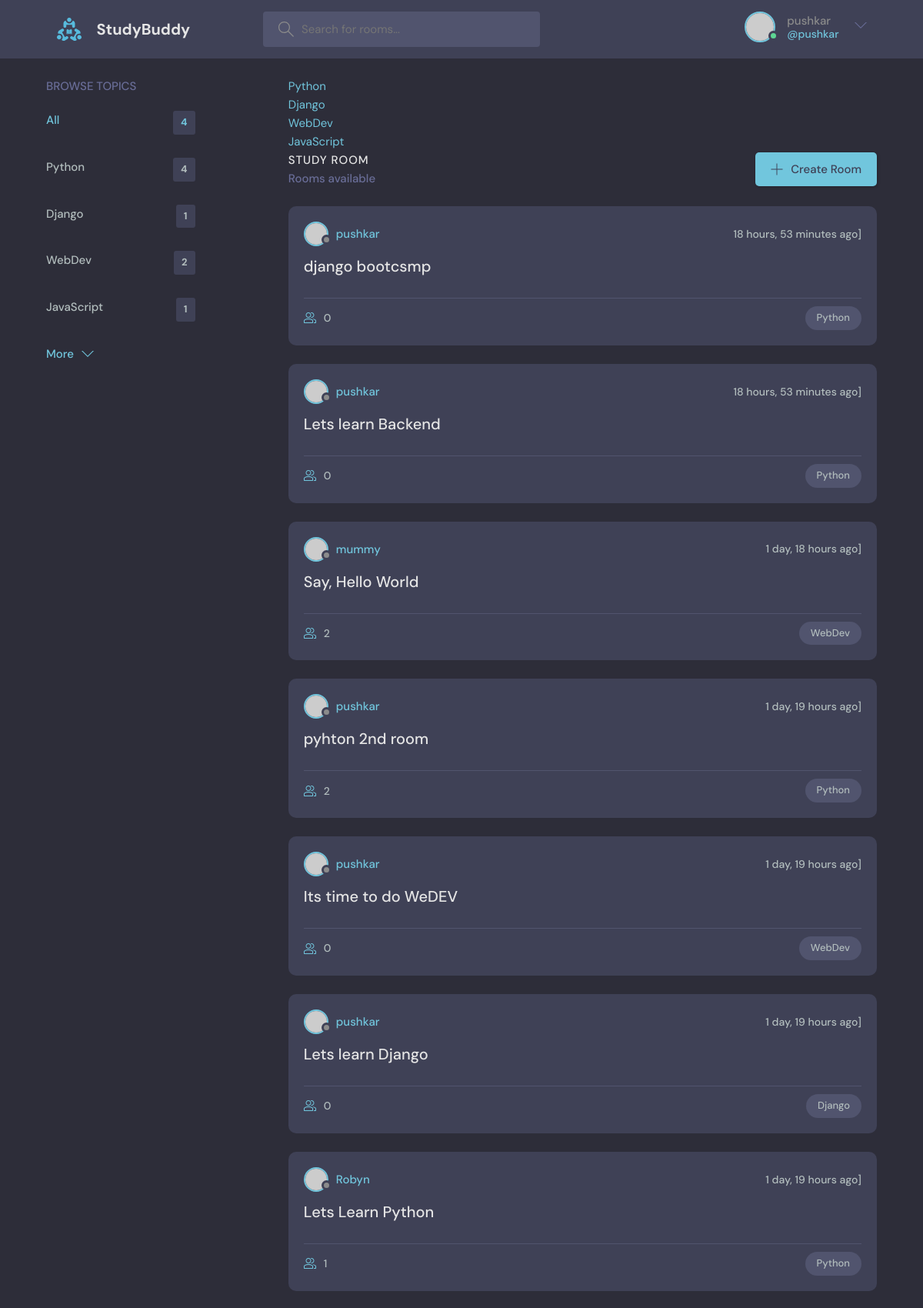
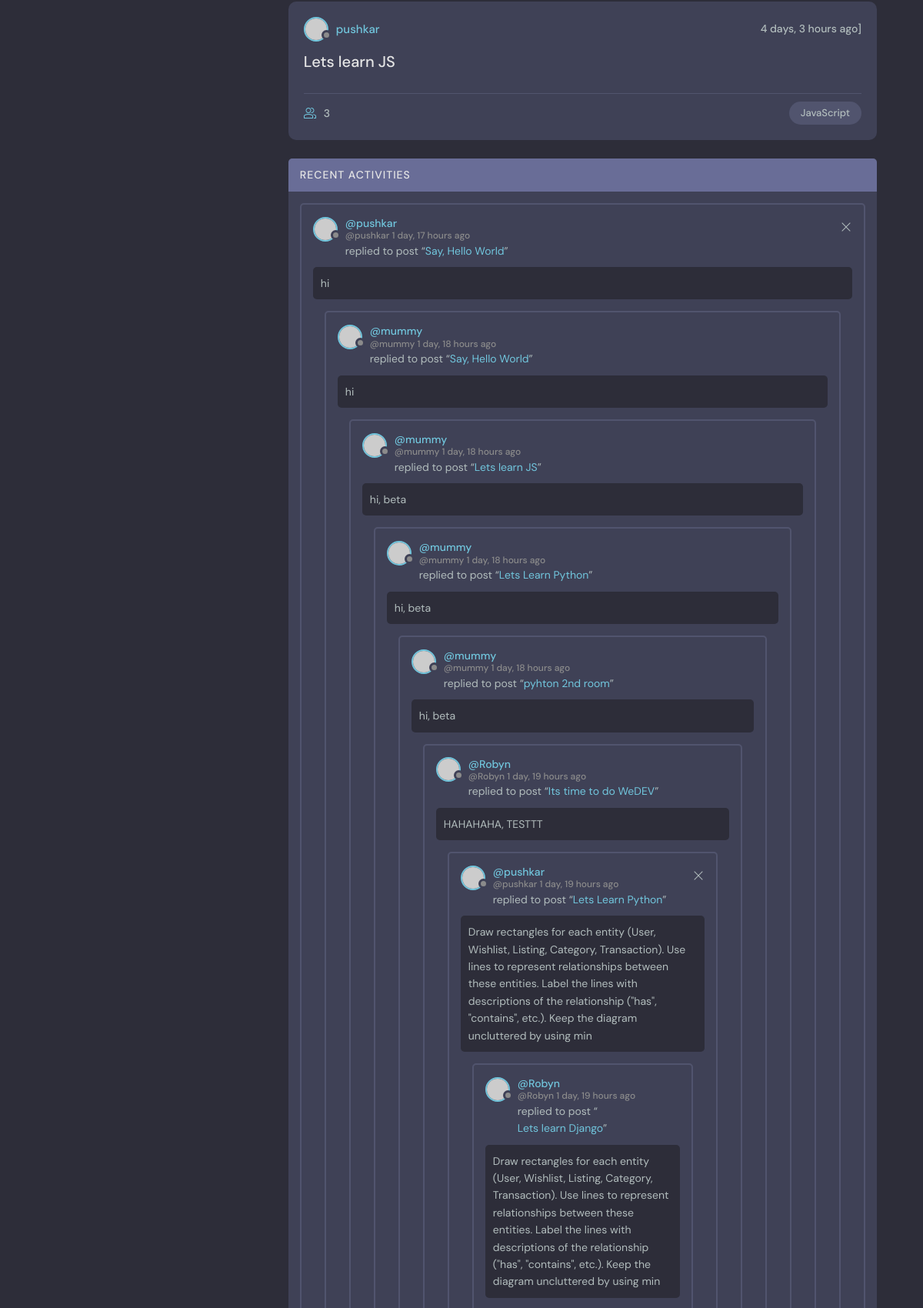
The app's page / (signed in, upper part) with its own data (2 pictures, top to bottom).
### base/models.py (models this page shows, shortened)
class Topic(models.Model):
    name = models.CharField(max_length=200)
    def __str__(self):
        return self.name

class Room(models.Model):
    host = models.ForeignKey(User, on_delete=models.SET_NULL, null=True)
    topic= models.ForeignKey(Topic, on_delete=models.SET_NULL, null=True)
    name = models.CharField(max_length=200)
    description = models.TextField(null=True,blank =True)
    participants = models.ManyToManyField(User, related_name='participants', blank=True)
    updated = models.DateTimeField(auto_now=True)
    created = models.DateTimeField(auto_now_add=True)
    class Meta:
        ordering = ['-created', '-updated']
    def __str__(self):
        return self.name

class Message(models.Model):
    user = models.ForeignKey(User, on_delete=models.CASCADE)
    room = models.ForeignKey(Room, on_delete=models.CASCADE)
    body = models.TextField()
    updated = models.DateTimeField(auto_now=True)
    created = models.DateTimeField(auto_now_add=True)
    class Meta:
     ordering = ['-created', '-updated']

### base/views.py (the view)
# urls.py: path('', views.home, name = "home"),
@login_required(login_url='login')
def home(request):
    q = request.GET.get('q') if request.GET.get('q') != None else ''
    rooms = Room.objects.filter(
    Q(topic__name__icontains=q) |
    Q(name__icontains=q) |
    Q(description__icontains=q)
    )
    topics = Topic.objects.all()
    room_count =rooms.count()
    room_messages = Message.objects.filter(Q(
        room__topic__name__icontains=q
    ))
    context = {'rooms': rooms, 'topics': topics, 'room_count': room_count, 'room_messages': room_messages}
    return render(request, 'base/home.html', context)

### base/templates/base/home.html (shortened to what this page needs)
{% extends 'main.html'%}
{% block content%}
    <main class="layout layout--3">
      <div class="container">
        {% include 'base/topics_component.html' %}
        <div class="roomList">
          <div class="roomList__header">
            <div>
              <h2>Study Room</h2>
              <p>{{room.count}}Rooms available</p>
            </div>
            <a class="btn btn--main" href="create-room.html">
              <svg version="1.1" xmlns="http://www.w3.org/2000/svg" width="32" height="32" viewBox="0 0 32 32">
                <title>add</title>
                <path
                  d="M16.943 0.943h-1.885v14.115h-14.115v1.885h14.115v14.115h1.885v-14.115h14.115v-1.885h-14.115v-14.115z"
                ></path>
              </svg>
              Create Room
            </a>
          </div>
          {% include 'base/feed_component.html' %}
        </div>
        {% include 'base/activity_component.html'%}
    </main>
{% endblock %}

### templates/navbar.html (shortened to what this page needs)
{%load static%}
<header class="header header--loggedIn">
  <div class="container">
    <a href="{% url 'home' %}" class="header__logo">
      <img src="{% static 'images/logo.svg'%}" />
      <h1>StudyBuddy</h1>
    </a>
    <form class="header__search" method="GET" action="{% url 'home' %}">
      <label>
        <input name="q" placeholder="Search for rooms..." />
      </label>
    </form>
    <nav class="header__menu">
      {% if request.user.is_authenticated%}
      <div class="header__user">
        <a href="profile.html">
          <div class="avatar avatar--medium active">
            <img src="https://randomuser.me/api/portraits/men/37.jpg" />
          </div>
          <p>{{request.user.username}}<span>@{{request.user.username}}</span></p>
        </a>
        <button class="dropdown-button">
          <svg version="1.1" xmlns="http://www.w3.org/2000/svg" width="32" height="32" viewBox="0 0 32 32">
            <title>chevron-down</title>
            <path d="M16 21l-13-13h-3l16 16 16-16h-3l-13 13z"></path>
          </svg>
        </button>
      </div>
      {%else%}
      <a href="{% url 'login'%}">
        <img src= "{% static 'images/avatar.svg'%}" />
        <p>Login</p>
      </a>
      {% endif %}
    </nav>
  </div>
</header>

### base/templates/base/topics_component.html
<div class="topics">
  <div class="topics__header">
    <h2>Browse Topics</h2>
  </div>
  <ul class="topics__list">
    <li>
      <a href="{% url 'home'%}" class="active">All <span>{{topics.count}}</span></a>
    </li>
    {% for topic in topics %}
    <li>
      <a href="{% url 'home' %}?q={{topic.name}}">{{topic.name}} <span>{{topic.room_set.all.count}}</span></a>
    </li>
    {% endfor %}
  </ul>
  <a class="btn btn--link" href="topics.html">
    More
    <svg version="1.1" xmlns="http://www.w3.org/2000/svg" width="32" height="32" viewBox="0 0 32 32">
      <title>chevron-down</title>
      <path d="M16 21l-13-13h-3l16 16 16-16h-3l-13 13z"></path>
    </svg>
  </a>
</div>
    {% for topic in topics %}
    <div>
      <a href="{% url 'home' %}?q={{topic.name}}">{{topic}}</a>
    {%endfor%}
    </div>

### base/templates/base/feed_component.html (shortened to what this page needs)
{% for room in rooms %}
<div class="roomListRoom">
  <div class="roomListRoom__header">
    <a href="{% url 'user-profile' room.host.id %}" class="roomListRoom__author">
      <div class="avatar avatar--small">
        <img src="https://randomuser.me/api/portraits/women/11.jpg" />
      </div>
      <span>{{ room.host.username}}</span>
    </a>
    <div class="roomListRoom__actions">
      <span>{{ room.created|timesince }} ago]</span>
    </div>
  </div>
  <div class="roomListRoom__content">
    <a href="{% url 'room' room.id %}">{{room.name}}</a>
  </div>
  <div class="roomListRoom__meta">
    <a href="{% url 'room' room.id %}" class="roomListRoom__joined">
      {{room.participants.all.count}}
    </a>
    <p class="roomListRoom__topic">{{room.topic.name}}</p>
  </div>
</div>
{% endfor %}

### base/templates/base/activity_component.html
<div class="activities">
    <div class="activities__header">
      <h2>Recent Activities</h2>
    </div>
    {%for message in room_messages %}
    <div class="activities__box">
      <div class="activities__boxHeader roomListRoom__header">
        <a href="{%  url 'user-profile' message.user.id%}" class="roomListRoom__author">
          <div class="avatar avatar--small">
            <img src="https://randomuser.me/api/portraits/women/11.jpg" />
          </div>
          <p>
            @{{message.user}}
            <span>@{{message.user}} {{message.created|timesince}} ago</span>
          </p>
        </a>
        {%if request.user == message.user %}
        <div class="roomListRoom__actions">
          <a href="{% url 'delete-message' message.id %}">
            <svg version="1.1" xmlns="http://www.w3.org/2000/svg" width="32" height="32" viewBox="0 0 32 32">
              <title>remove</title>
              <path
                d="M27.314 6.019l-1.333-1.333-9.98 9.981-9.981-9.981-1.333 1.333 9.981 9.981-9.981 9.98 1.333 1.333 9.981-9.98 9.98 9.98 1.333-1.333-9.98-9.98 9.98-9.981z"
              ></path>
            </svg>
          </a>
        </div>
        {% endif %}
      </div>
      <div class="activities__boxContent">
        <p>replied to post “<a href="{% url 'room' message.room.id %}">{{message.room}}</a>”</p>
        <div class="activities__boxRoomContent">
          {{message.body}}
        </div>
      </div>
 {%endfor%}
</div>

### records on screen
Topic: name "Python", room_set.all.count "4"
Topic: name "Django", room_set.all.count "1"
Topic: name "WebDev", room_set.all.count "2"
Topic: name "JavaScript", room_set.all.count "1"
Room: host.username "pushkar", created "18 hours, 53 minutes", name "django bootcsmp", participants.all.count "0", topic.name "Python"
Room: host.username "pushkar", created "18 hours, 53 minutes", name "Lets learn Backend", participants.all.count "0", topic.name "Python"
Room: host.username "mummy", created "1 day, 18 hours", name "Say, Hello World", participants.all.count "2", topic.name "WebDev"
Room: host.username "pushkar", created "1 day, 19 hours", name "pyhton 2nd room", participants.all.count "2", topic.name "Python"
Room: host.username "pushkar", created "1 day, 19 hours", name "Its time to do WeDEV", participants.all.count "0", topic.name "WebDev"
Room: host.username "pushkar", created "1 day, 19 hours", name "Lets learn Django", participants.all.count "0", topic.name "Django"
Room: host.username "Robyn", created "1 day, 19 hours", name "Lets Learn Python", participants.all.count "1", topic.name "Python"
Room: host.username "pushkar", created "4 days, 3 hours", name "Lets learn JS", participants.all.count "3", topic.name "JavaScript"
Message: user "pushkar", created "1 day, 17 hours", room "Say, Hello World", body "hi"
Message: user "mummy", created "1 day, 18 hours", room "Say, Hello World", body "hi"
Message: user "mummy", created "1 day, 18 hours", room "Lets learn JS", body "hi, beta"
Message: user "mummy", created "1 day, 18 hours", room "Lets Learn Python", body "hi, beta"
Message: user "mummy", created "1 day, 18 hours", room "pyhton 2nd room", body "hi, beta"
Message: user "Robyn", created "1 day, 19 hours", room "Its time to do WeDEV", body "HAHAHAHA, TESTTT"
Message: user "pushkar", created "1 day, 19 hours", room "Lets Learn Python", body "Draw rectangles for each entity (User, Wishlist, Listing, Category, Transaction). Use lines to represent relationships between these entities. Label the lines with descriptions of the relationship (\"has\", \"contains\", etc.). Keep the diagram uncluttered by using min"
Message: user "Robyn", created "1 day, 19 hours", room "Lets learn Django", body "Draw rectangles for each entity (User, Wishlist, Listing, Category, Transaction). Use lines to represent relationships between these entities. Label the lines with descriptions of the relationship (\"has\", \"contains\", etc.). Keep the diagram uncluttered by using min"

### other values on screen
{{ request.user.username }} "pushkar"
{{ topics.count }} "4"
